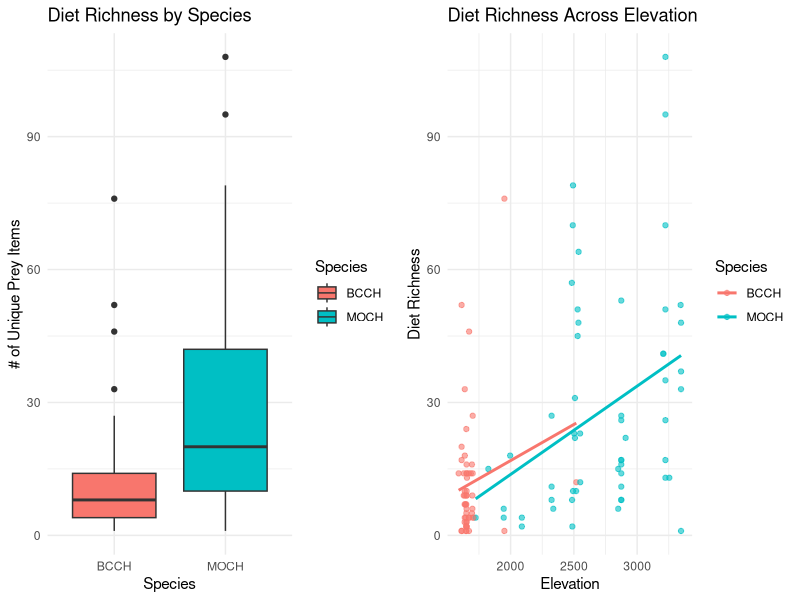
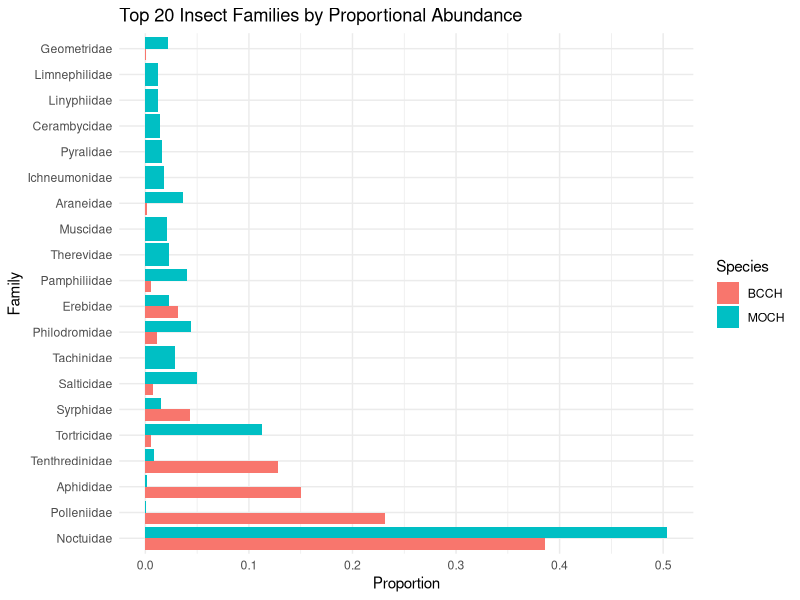
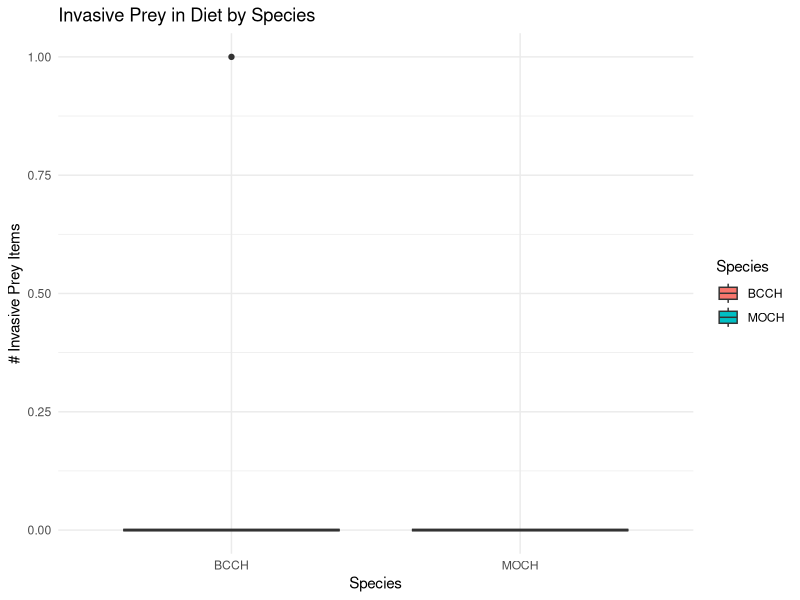

Write R code to recreate these figures, in order.
## ---- chunk 1
knitr::opts_chunk$set(echo = TRUE)
## ---- chunk 2
library(dplyr)
library(tidyr)
library(ggplot2)
library(vegan)
library(ggpubr)
library(readr)
## ---- chunk 3
# Load metadata and taxonomy
library(readr)
taxonomy <- read_csv("JVB4821-ArthCOI-esv-data.csv")

col_data <- read.csv("ColData.csv")
master_data <- read.csv("master_data.csv")

# Load ESV data
esv_2019 <- read.csv("ESV_Long_2019_Ind.csv", check.names = FALSE)
esv_2020 <- read.csv("ESV_Long_2020_Ind.csv", check.names = FALSE)
esv_2024 <- read.csv("JVB4821-ArthCOI-read-data.csv", check.names = FALSE)

# Ensure proper column names
colnames(esv_2019)[1] <- "ESVId"
colnames(esv_2020)[1] <- "ESVId"
colnames(esv_2024) <- gsub("\\.1$", "", colnames(esv_2024))

# Get 2024 sample columns
sample_cols_2024 <- grep("^S\\d+", colnames(esv_2024), value = TRUE)

# Calculate richness
process_long_esv <- function(df, id_col) {
  df_long <- df %>%
    pivot_longer(cols = -!!sym(id_col), names_to = "SampleID", values_to = "count") %>%
    filter(count > 0) %>%
    group_by(SampleID) %>%
    summarise(diet_richness = n_distinct(!!sym(id_col)), .groups = "drop")
  return(df_long)
}

rich_2019 <- process_long_esv(esv_2019, "ESVId")
rich_2020 <- process_long_esv(esv_2020, "ESVId")
rich_2024 <- colSums(esv_2024[, sample_cols_2024] > 0)
r_df_2024 <- data.frame(SampleID = names(rich_2024), diet_richness = as.numeric(rich_2024))

# Combine
richness_all <- bind_rows(rich_2019, rich_2020, r_df_2024)
richness_data <- left_join(col_data, richness_all, by = "SampleID")
## ---- chunk 4
richness_data_clean <- richness_data %>%
  filter(!is.na(diet_richness), !is.na(Elevation), !is.na(Species))

p1 <- ggplot(richness_data_clean, aes(x = Species, y = diet_richness, fill = Species)) +
  geom_boxplot() +
  labs(title = "Diet Richness by Species", y = "# of Unique Prey Items") +
  theme_minimal()

p2 <- ggplot(richness_data_clean, aes(x = Elevation, y = diet_richness, color = Species)) +
  geom_point(alpha = 0.6) +
  geom_smooth(method = "lm", se = FALSE) +
  labs(title = "Diet Richness Across Elevation", y = "Diet Richness") +
  theme_minimal()

ggarrange(p1, p2, ncol = 2)
## ---- chunk 5
longify_taxa <- function(df, id_col) {
  df_long <- df %>%
    pivot_longer(cols = -!!sym(id_col), names_to = "SampleID", values_to = "count") %>%
    filter(count > 0)
  return(df_long)
}

long_2019 <- longify_taxa(esv_2019, "ESVId")
long_2020 <- longify_taxa(esv_2020, "ESVId")
long_2024 <- esv_2024 %>%
  select(ESVId, all_of(sample_cols_2024)) %>%
  pivot_longer(cols = starts_with("S"), names_to = "SampleID", values_to = "count") %>%
  filter(count > 0)

all_taxa <- bind_rows(long_2019, long_2020, long_2024) %>%
  left_join(taxonomy[, c("ESVId", "Family")], by = "ESVId") %>%
  left_join(col_data, by = "SampleID") %>%
  filter(!is.na(Family), !is.na(Species))

top_families <- all_taxa %>%
  group_by(Family) %>%
  summarise(total = sum(count), .groups = "drop") %>%
  slice_max(order_by = total, n = 20) %>%
  pull(Family)

filtered_taxa <- all_taxa %>%
  filter(Family %in% top_families) %>%
  group_by(Species, Family) %>%
  summarise(total = sum(count), .groups = "drop") %>%
  group_by(Species) %>%
  mutate(prop = total / sum(total))

ggplot(filtered_taxa, aes(x = reorder(Family, -prop), y = prop, fill = Species)) +
  geom_bar(stat = "identity", position = "dodge") +
  coord_flip() +
  labs(title = "Top 20 Insect Families by Proportional Abundance", y = "Proportion", x = "Family") +
  theme_minimal()
## ---- chunk 6
rich_2020 <- rich_2020 %>%
  filter(!grepl("Sum", SampleID))  # removes the summary row

# (You can do the same for rich_2019 if needed)


# Join diet richness to metadata using SampleID
model_data <- left_join(col_data, bind_rows(rich_2019, rich_2020), by = "SampleID")

# Join reproductive success data based on NestID (individuals → nest-level metadata)
model_data <- left_join(model_data, master_data, by = c("NestID" = "id"))

fitness_data_clean <- model_data %>%
  filter(!is.na(avg_tarsus), !is.na(diet_richness), !is.na(Species), !is.na(Elevation))

if (nrow(fitness_data_clean) > 0) {
  fitness_data_clean$Species <- as.factor(fitness_data_clean$Species)

  lm1 <- lm(avg_tarsus ~ diet_richness + Species + Elevation, data = fitness_data_clean)
  print(summary(lm1))

  lm2 <- lm(num_nestlings ~ diet_richness + Species + Elevation, data = fitness_data_clean)
  print(summary(lm2))
} else {
  message("No complete 2019–2020 data available for modeling.")
}
## ---- chunk 7
## Model Diet and Reproductive Metrics (2024 only)

# Format 2024 NestIDs to match master_data (drop the middle digit)
model_data_2024 <- col_data %>%
  filter(Year == 2024) %>%
  mutate(NestID_clean = gsub("^(\\d+)-\\d+-2024$", "\\1-2024", NestID)) %>%
  left_join(r_df_2024, by = "SampleID") %>%
  left_join(master_data, by = c("NestID_clean" = "id"))

# Filter for complete data
fitness_data_2024 <- model_data_2024 %>%
  filter(!is.na(avg_tarsus), !is.na(diet_richness), !is.na(Species), !is.na(Elevation))

# Run models
if (nrow(fitness_data_2024) > 0) {
  fitness_data_2024$Species <- as.factor(fitness_data_2024$Species)

  lm1_2024 <- lm(avg_tarsus ~ diet_richness + Species + Elevation, data = fitness_data_2024)
  print(summary(lm1_2024))

  lm2_2024 <- lm(num_nestlings ~ diet_richness + Species + Elevation, data = fitness_data_2024)
  print(summary(lm2_2024))
} else {
  message("No complete 2024 data available for modeling.")
}


## ---- chunk 8
invasive_list <- c("Harmonia axyridis", "Coccinella septempunctata")
invasive_ids <- taxonomy %>% filter(Species %in% invasive_list) %>% pull(ESVId)
esv_2024 <- esv_2024[, !is.na(names(esv_2024)) & names(esv_2024) != ""]


inv_counts <- esv_2024 %>%
  filter(ESVId %in% invasive_ids) %>%
  select(ESVId, all_of(sample_cols_2024)) %>%
  pivot_longer(cols = -ESVId, names_to = "SampleID", values_to = "count") %>%
  filter(count > 0) %>%
  group_by(SampleID) %>%
  summarise(invasive_count = n())

inv_data <- left_join(col_data, inv_counts, by = "SampleID")
inv_data$invasive_count[is.na(inv_data$invasive_count)] <- 0

ggplot(inv_data, aes(x = Species, y = invasive_count, fill = Species)) +
  geom_boxplot() +
  labs(title = "Invasive Prey in Diet by Species", y = "# Invasive Prey Items") +
  theme_minimal()
